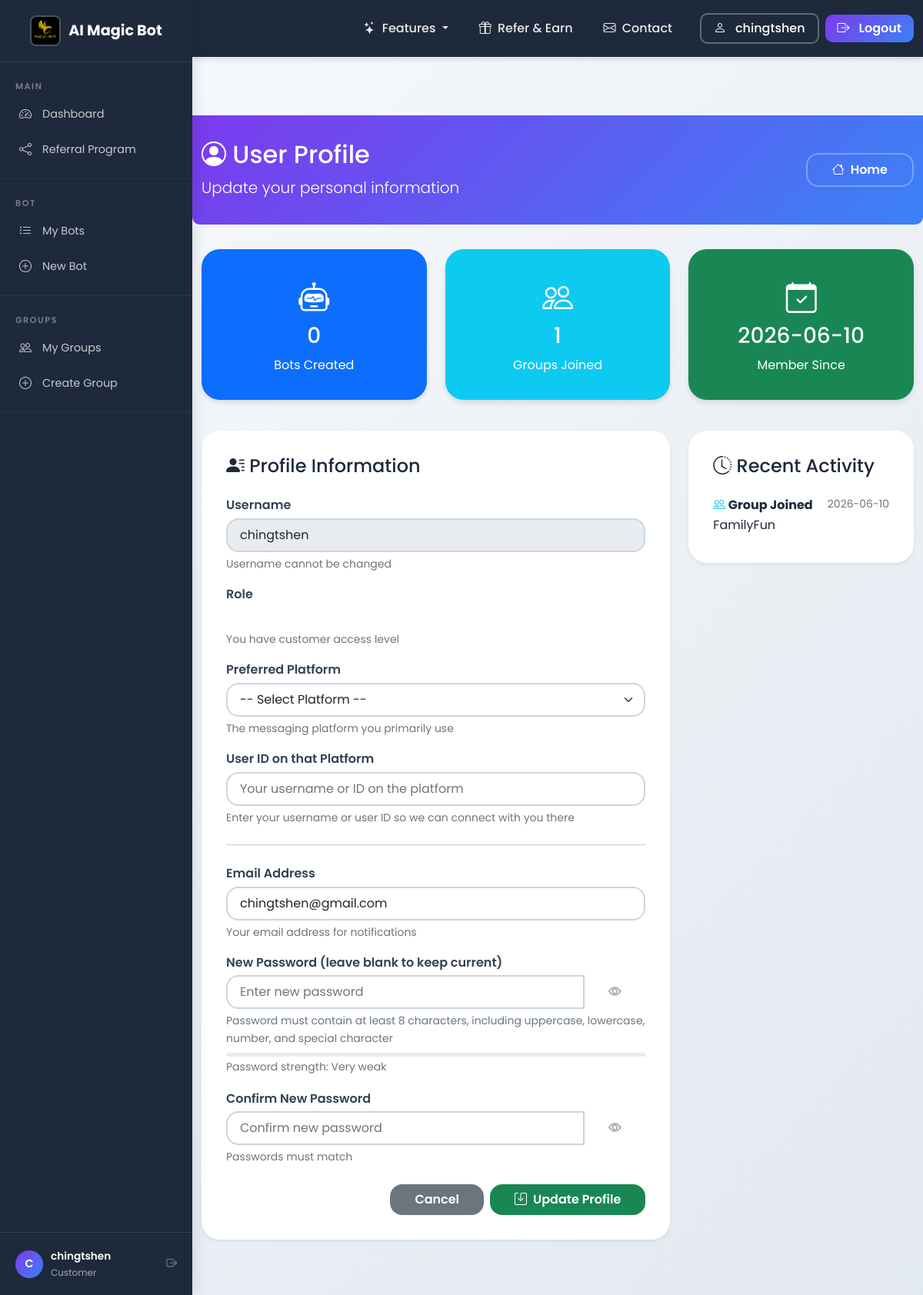
/profile (signed in), run on an earlier commit of the app's database.
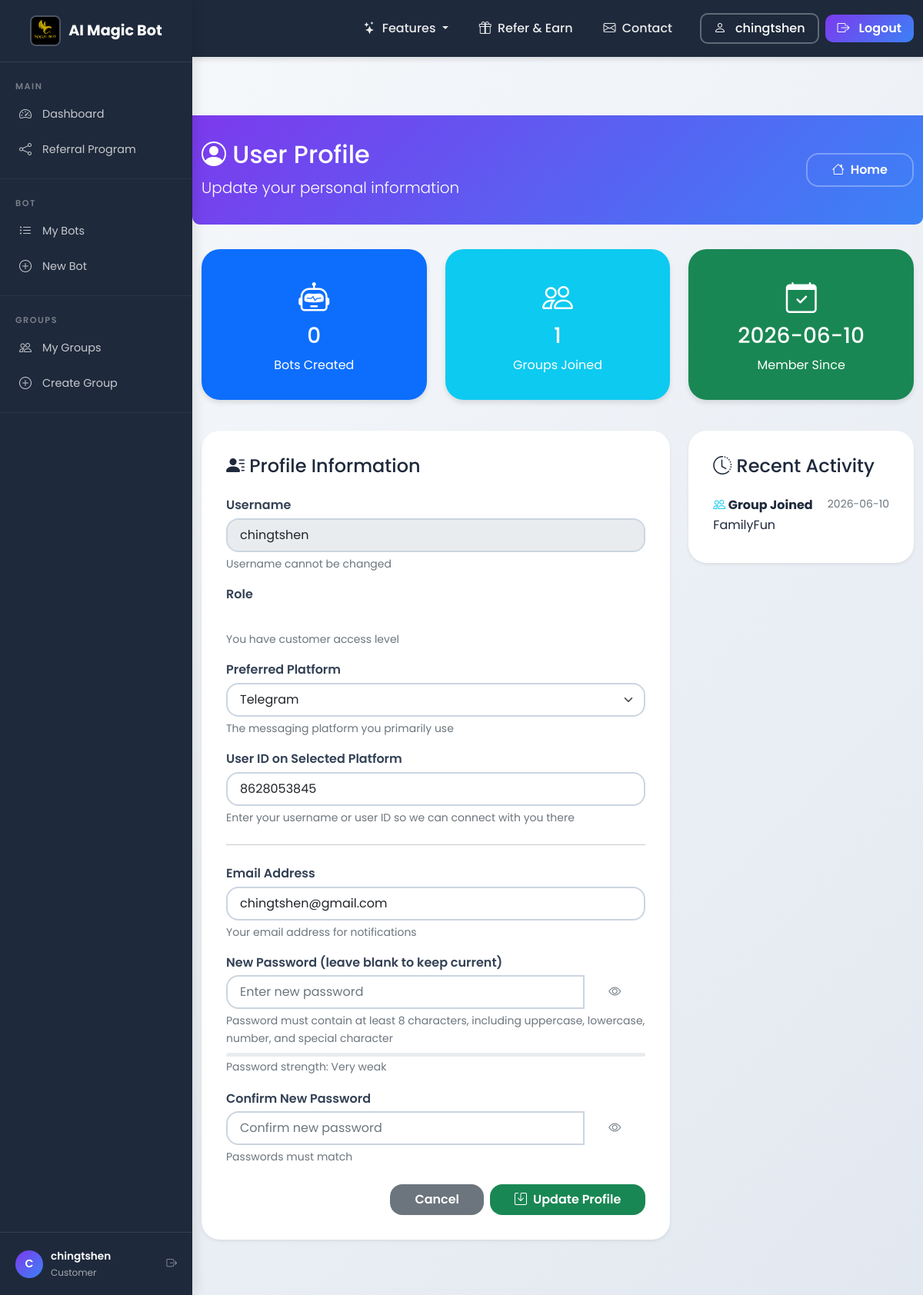
And on a later commit of the database.
### tables this page shows
CREATE TABLE users (
            id INTEGER PRIMARY KEY AUTOINCREMENT,
            provider TEXT NOT NULL DEFAULT 'local',
            provider_id TEXT UNIQUE,
            username TEXT NOT NULL UNIQUE,
            email TEXT,
            password_hash TEXT,
            referral_credits INTEGER DEFAULT 0,
            referral_badge TEXT DEFAULT NULL,
            created_at TIMESTAMP DEFAULT CURRENT_TIMESTAMP,
            updated_at TIMESTAMP DEFAULT CURRENT_TIMESTAMP
        , preferred_platform TEXT DEFAULT NULL, platform_user_id TEXT DEFAULT NULL);

### app_complete_with_groups.py (the view, shortened to what this page needs)
@app.route("/profile", methods=["GET", "POST"])
@login_required
def profile():
    user_id = session["user_id"]
    conn = get_db_connection()
    user = conn.execute("""
        SELECT id, username, email, provider, preferred_platform, platform_user_id, created_at
        FROM users WHERE id = ?
    """, (user_id,)).fetchone()
    role_row = conn.execute("""
        SELECT r.name FROM roles r
        JOIN user_roles ur ON r.id = ur.role_id
        WHERE ur.user_id = ?
    """, (user_id,)).fetchone()
    role = role_row["name"] if role_row else "customer"
    bot_count = conn.execute("""
        SELECT COUNT(*) FROM bots WHERE user_id = ?
    """, (user_id,)).fetchone()[0]
    group_count = conn.execute("""
        SELECT COUNT(*) FROM group_members WHERE user_id = ? AND status = 'active'
    """, (user_id,)).fetchone()[0]
    recent_activity = conn.execute("""
        SELECT
            'bot_created' as type,
            name,
            created_at as timestamp
        FROM bots
        WHERE user_id = ?
        UNION ALL
        SELECT
            'group_joined' as type,
            t.name,
            tm.joined_at as timestamp
        FROM group_members tm
        JOIN groups t ON tm.group_id = t.id
        WHERE tm.user_id = ?
        ORDER BY timestamp DESC
        LIMIT 10
    """, (user_id, user_id)).fetchall()
    conn.close()
    return render_template("profile_new.html",
                         user=user,
                         bot_count=bot_count,
                         group_count=group_count,
                         recent_activity=recent_activity,
                         username=session.get("username"),
                         role=role)

### app_complete_with_groups.py (called while the page is built)
@app.context_processor
def inject_random_background():
    import random
    background_images = [
        '/static/AI_IMG1.jpeg',
        '/static/AI_IMG_2.jpeg',
        '/static/AI_IMG_3.jpeg',
        '/static/AI_IMG_4.jpeg'
    ]
    random_bg = random.choice(background_images)
    return {
        'random_background': random_bg,
        'all_backgrounds': background_images,
        'is_admin': session.get('role') == 'admin'
    }

    def __call__(self, environ, start_response):
        environ['wsgi.url_scheme'] = 'https'
        return super().__call__(environ, start_response)

### db.py (called while the page is built)
def _sqlite_conn():
    import sqlite3
    db_path = Path(__file__).parent / "users.db"
    conn = sqlite3.connect(str(db_path), timeout=10)
    conn.row_factory = sqlite3.Row
    conn.execute("PRAGMA journal_mode=WAL")
    conn.execute("PRAGMA busy_timeout = 5000")
    conn.execute("PRAGMA synchronous = NORMAL")
    conn.execute("PRAGMA foreign_keys = ON")
    return conn

def get_conn():
    if USE_PG:
        return _pg_conn()
    return _sqlite_conn()

### templates/profile_new.html (shortened to what the changed rows need)
<!DOCTYPE html>
<html lang="en">
<head>
    <link href="https://cdn.jsdelivr.net/npm/bootstrap@5.1.3/dist/css/bootstrap.min.css" rel="stylesheet">
    <link rel="stylesheet" href="{{ url_for('static', filename='css/shared.css') }}">
    <link rel="stylesheet" href="https://cdn.jsdelivr.net/npm/bootstrap-icons@1.8.1/font/bootstrap-icons.css">
</head>
<body class="sidebar-layout">
    {% with active_page='profile' %}
    {% include '_sidebar.html' %}
<div class="sidebar-content">
    {% endwith %}
    <div class="page-header">
        <div class="container">
            <div class="d-flex justify-content-between align-items-center">
                <div>
                    <h2><i class="bi bi-person-circle"></i> User Profile</h2>
                </div>
            </div>
        </div>
    </div>
    <div class="container mb-5">
        <div class="row mb-4">
            <div class="col-md-4 mb-3">
                <div class="card stats-card bg-success text-white">
                    <div class="card-body text-center">
                        <i class="bi bi-calendar-check fs-1 mb-2"></i>
                        <h3>{{ user.created_at[:10] }}</h3>
                        <p class="mb-0">Member Since</p>
                    </div>
                </div>
            </div>
        </div>
        <div class="row">
            <div class="col-lg-8 mb-4">
                <div class="card shadow-sm">
                    <div class="card-body">
                        <form method="POST" action="{{ url_for('profile') }}">
                            <div class="mb-3">
                                <label class="form-label">Username</label>
                                <input type="text" class="form-control" value="{{ user.username }}" disabled>
                                <div class="form-text">Username cannot be changed</div>
                            </div>
                            <div class="mb-3">
                                <label for="preferred_platform" class="form-label">Preferred Platform</label>
                                <select class="form-select" id="preferred_platform" name="preferred_platform">
                                    <option value="" {% if not user.preferred_platform %}selected{% endif %}>-- Select Platform --</option>
                                    <option value="Telegram" {% if user.preferred_platform == 'Telegram' %}selected{% endif %}>Telegram</option>
                                </select>
                                <div class="form-text">The messaging platform you primarily use</div>
                            </div>
                            <div class="mb-3">
                                <label for="platform_user_id" class="form-label">User ID on {{ 'Selected' if user.preferred_platform else 'that' }} Platform</label>
                                <input type="text" class="form-control" id="platform_user_id" name="platform_user_id" value="{{ user.platform_user_id or '' }}" placeholder="Your username or ID on the platform">
                                <div class="form-text">Enter your username or user ID so we can connect with you there</div>
                            </div>
                            <div class="mb-3">
                                <label for="email" class="form-label">Email Address</label>
                                <input type="email" class="form-control" id="email" name="email" value="{{ user.email or '' }}" required>
                                <div class="form-text">Your email address for notifications</div>
                            </div>
                        </form>
                    </div>
                </div>
            </div>
        </div>
    </div>
</div>
</body>
</html>

### templates/_sidebar.html (shortened to what this page needs)
{% with active_page=active_page|default('') %}
{% include '_navbar.html' %}
{% endwith %}
<div class="sidebar" id="appSidebar">
    <div class="sidebar-brand">
        <a href="{{ url_for('landing') }}">
            <img src="{{ url_for('static', filename='Magic_Bot_AI.png') }}" alt="AI Magic Bot">
            AI Magic Bot
        </a>
    </div>
    <div class="sidebar-section">
        <div class="sidebar-section-title">Main</div>
        <a href="{{ url_for('index') }}" class="sidebar-item {% if active_page == 'dashboard' %}active{% endif %}">
            <i class="bi bi-speedometer2"></i> Dashboard
        </a>
        <a href="{{ url_for('referrer') }}" class="sidebar-item {% if active_page == 'referrer' %}active{% endif %}">
            <i class="bi bi-share"></i> Referral Program
        </a>
    </div>
    <div class="sidebar-section">
        <div class="sidebar-section-title">Bot</div>
        <a href="{{ url_for('my_bots') }}" class="sidebar-item {% if active_page == 'my_bots' %}active{% endif %}">
            <i class="bi bi-list-ul"></i> My Bots
        </a>
        <a href="{{ url_for('register_bot') }}" class="sidebar-item {% if active_page == 'register' %}active{% endif %}">
            <i class="bi bi-plus-circle"></i> New Bot
        </a>
    </div>
    <div class="sidebar-section">
        <div class="sidebar-section-title">Groups</div>
        <a href="/groups" class="sidebar-item">
            <i class="bi bi-people"></i> My Groups
        </a>
        <a href="/groups/create" class="sidebar-item">
            <i class="bi bi-plus-circle"></i> Create Group
        </a>
    </div>
    <div class="sidebar-footer">
        <div class="sidebar-user-info">
            <div class="avatar">
                {{ username[:1].upper() if username else 'U' }}
            </div>
            <div>
                <div class="user-name">{{ username }}</div>
                <div class="user-role">{{ role|title if role else 'User' }}</div>
            </div>
            <a href="{{ url_for('logout') }}" class="ms-auto text-white-50" title="Logout">
                <i class="bi bi-box-arrow-right"></i>
            </a>
        </div>
    </div>
</div>

### templates/_navbar.html (shortened to what this page needs)
<nav class="navbar navbar-expand-lg navbar-dark fixed-top">
    <div class="container">
        <div class="collapse navbar-collapse" id="navbarNav">
            <ul class="navbar-nav ms-auto align-items-center">
                <li class="nav-item dropdown">
                    <a class="nav-link dropdown-toggle" href="#" id="featuresDropdown" role="button" data-bs-toggle="dropdown" aria-expanded="false">
                        <i class="bi bi-stars me-1"></i> Features
                    </a>
                </li>
                <li class="nav-item">
                    <a class="nav-link" href="/referral-program">
                        <i class="bi bi-gift me-1"></i> Refer & Earn
                    </a>
                </li>
                <li class="nav-item">
                    <a class="nav-link" href="/advertisement#contact">
                        <i class="bi bi-envelope me-1"></i> Contact
                    </a>
                </li>
                <li class="nav-item ms-3">
                    <a href="{{ url_for('profile') }}" class="btn btn-outline-light" style="border-radius: 10px; padding: 6px 16px; font-weight: 500; border-width: 2px;">
                        <i class="bi bi-person me-1"></i> {{ username }}
                    </a>
                </li>
                <li class="nav-item ms-2">
                    <a href="{{ url_for('logout') }}" class="btn btn-primary" style="border-radius: 10px; padding: 6px 16px; font-weight: 600;">
                        <i class="bi bi-box-arrow-right me-1"></i> Logout
                    </a>
                </li>
            </ul>
        </div>
    </div>
</nav>
<div style="padding-top: 80px;"></div>

What changed in the data, as far as the page shows it:
changed users "chingtshen": preferred_platform (not shown) → "Telegram"; preferred_platform (not shown) → "Selected"; platform_user_id (not shown) → "8628053845"
Also different on the page:
form field preferred_platform: "-- Select Platform --" → (not shown)
{{ 'Selected' if user.preferred_platform else 'that' }}: "that" → (not shown)
